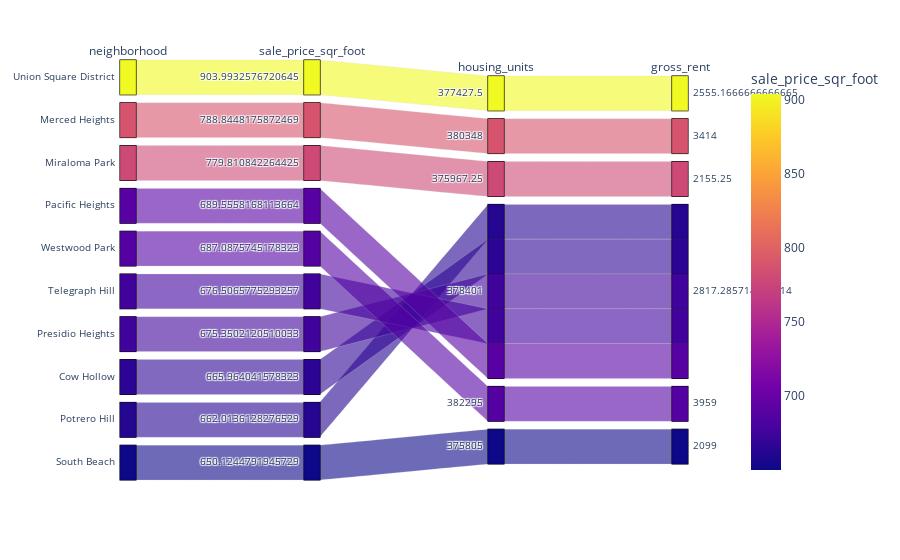

Write notebook code for a chart like this one.
### Code cell
# Parallel Categories Plot
px.parallel_categories(top_10_most_expensive, color='sale_price_sqr_foot')

### Figure 1 — Plotly figure (JSON) as saved in the notebook; plotly's stock layout.template omitted (floating-point values rounded to 4 significant figures)
{"data": [{"dimensions": [{"label": "neighborhood", "values": ["Union Square District", "Merced Heights", "Miraloma Park", "Pacific Heights", "Westwood Park", "Telegraph Hill", "Presidio Heights", "Cow Hollow", "Potrero Hill", "South Beach"]}, {"label": "sale_price_sqr_foot", "values": [904.0, 788.8, 779.8, 689.6, 687.1, 676.5, 675.4, 666.0, 662.0, 650.1]}, {"label": "housing_units", "values": [377400.0, 380348, 376000.0, 378401, 382295, 378401, 378401, 378401, 378401, 375805]}, {"label": "gross_rent", "values": [2555.0, 3414, 2155.0, 2817.0, 3959, 2817.0, 2817.0, 2817.0, 2817.0, 2099]}], "domain": {"x": [0, 1], "y": [0, 1]}, "line": {"color": [904.0, 788.8, 779.8, 689.6, 687.1, 676.5, 675.4, 666.0, 662.0, 650.1], "coloraxis": "coloraxis"}, "name": "", "type": "parcats"}], "layout": {"autosize": true, "coloraxis": {"colorbar": {"title": {"text": "sale_price_sqr_foot"}}, "colorscale": [[0, "#0d0887"], [0.1111, "#46039f"], [0.2222, "#7201a8"], [0.3333, "#9c179e"], [0.4444, "#bd3786"], [0.5556, "#d8576b"], [0.6667, "#ed7953"], [0.7778, "#fb9f3a"], [0.8889, "#fdca26"], [1, "#f0f921"]]}, "legend": {"tracegroupgap": 0}, "margin": {"t": 60}}}
